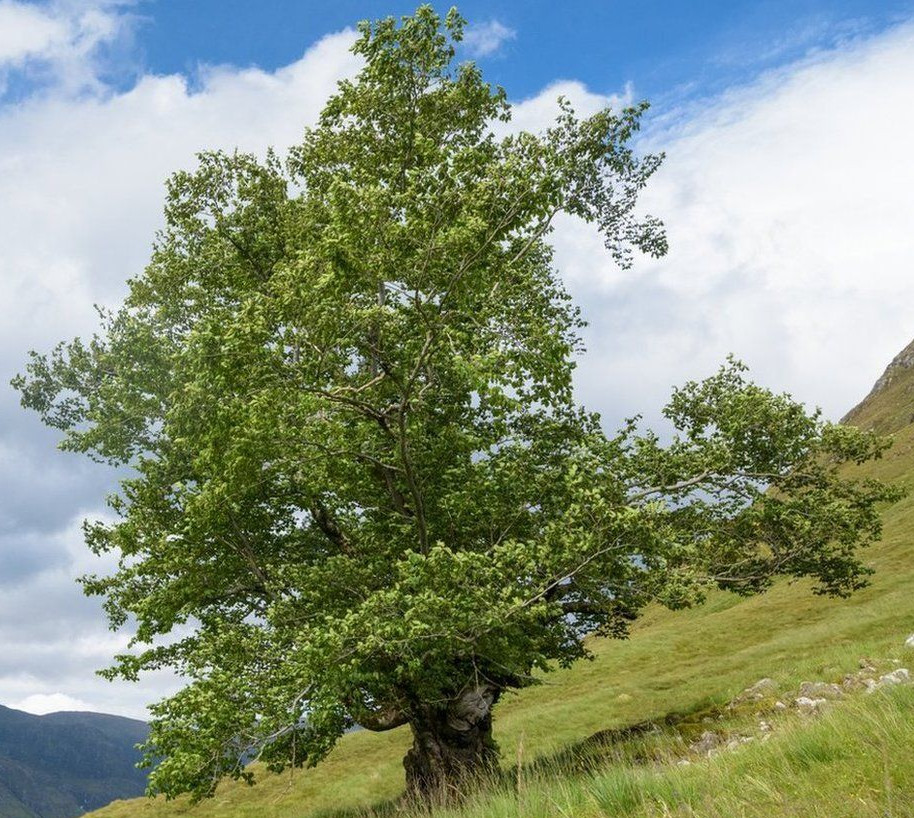
//> input picture dataset/01.jpg, 914 x 818 px
$ ./main_features_   (built with g++ and OpenCV 4)
//> lines starting //> are read from the running program, lines starting //| are printed output that depends on the picture
#include <vector>
#include <iostream>
#include <string>

#include <opencv2/opencv.hpp>
#include <opencv2/xfeatures2d.hpp>

using namespace std;
using namespace cv;

int canny_threshold;

Mat src;
vector<KeyPoint> kp;
Mat desc;
int flag = 1;

void onChange(int, void* info) {
    Mat img = *(Mat *) info;
    blur( img, img, Size(3,3) );

    Mat hsv_channels[3];
    cvtColor(img, img, COLOR_RGB2HSV);
    cv::split( img, hsv_channels );
    img = hsv_channels[2];

    if (canny_threshold<1) canny_threshold = 1;
    /// Canny detector
    Canny(img, img, canny_threshold,
          canny_threshold * 3, 3 );

    Ptr<Feature2D> f2d;
    f2d = xfeatures2d::SIFT::create();
    vector<KeyPoint> keypoints;
    Mat descriptors;
    f2d->detectAndCompute(img, Mat(), keypoints, descriptors);


    Mat hsv2_channels[3];
    if (flag) {
        cvtColor(src, src, COLOR_RGB2HSV);
        flag=0;
    }
    cv::split( src, hsv2_channels );
    Mat source = hsv2_channels[2];

    Canny(source, source, canny_threshold,
          canny_threshold * 3, 3 );
    f2d->detectAndCompute(source, Mat(), kp, desc);

    BFMatcher matcher = BFMatcher(NORM_L2);

    vector<DMatch> matches;
    matcher.match(descriptors, desc, matches);

    vector<Point2f> obj, scene;
    for (int j = 0; j < matches.size(); j++) {
        obj.push_back(keypoints[matches[j].queryIdx].pt);
        scene.push_back(kp[matches[j].trainIdx].pt);
    }
    Mat mask;
    findHomography(obj, scene, RANSAC, 2, mask);

    vector<DMatch> good_matches;

    for (int j = 0; j < matches.size(); j++) {
        if ((unsigned int) mask.at<uchar>(j)) {
            good_matches.push_back(matches[j]);
        }
    }

    Mat out;
    drawMatches(img, keypoints, source, kp, good_matches, out);

    while(out.rows>1000 || out.cols>1500)
        resize(out, out, Size(out.cols / 2, out.rows / 2));

    imshow("temp", out);
}

int main(int argc, const char* argv[])
{
    src = imread("../Benchmark_step_1/Figure2.jpg");
//> Figure2.jpg cannot be read in this run, so this picture is empty
    canny_threshold = 24;

    for (int i=1; i<10; i++) {
        Mat img;
        img = imread("../dataset/0" + to_string(i) + ".jpg");
//> img is the input picture: 818 rows x 914 cols, CV_8UC3; mean B, G, R 121.6, 145.3, 132.8
        if (img.empty())
            img = imread("../dataset/0" + to_string(i) + ".jpeg");
        while(img.rows>1000 || img.cols>1500)
            resize(img, img, Size(img.cols / 2, img.rows / 2));


        namedWindow("temp", WINDOW_AUTOSIZE);

        createTrackbar("canny thr", "temp", &canny_threshold, 256, onChange, &img);

        onChange(0, &img);
//> in onChange, `cvtColor(img, img, COLOR_RGB2HSV);`: img: 818 rows x 914 cols, CV_8UC3; mean H, S, V 57, 98.2, 154
//> in onChange, `cv::split( img, hsv_channels );`:
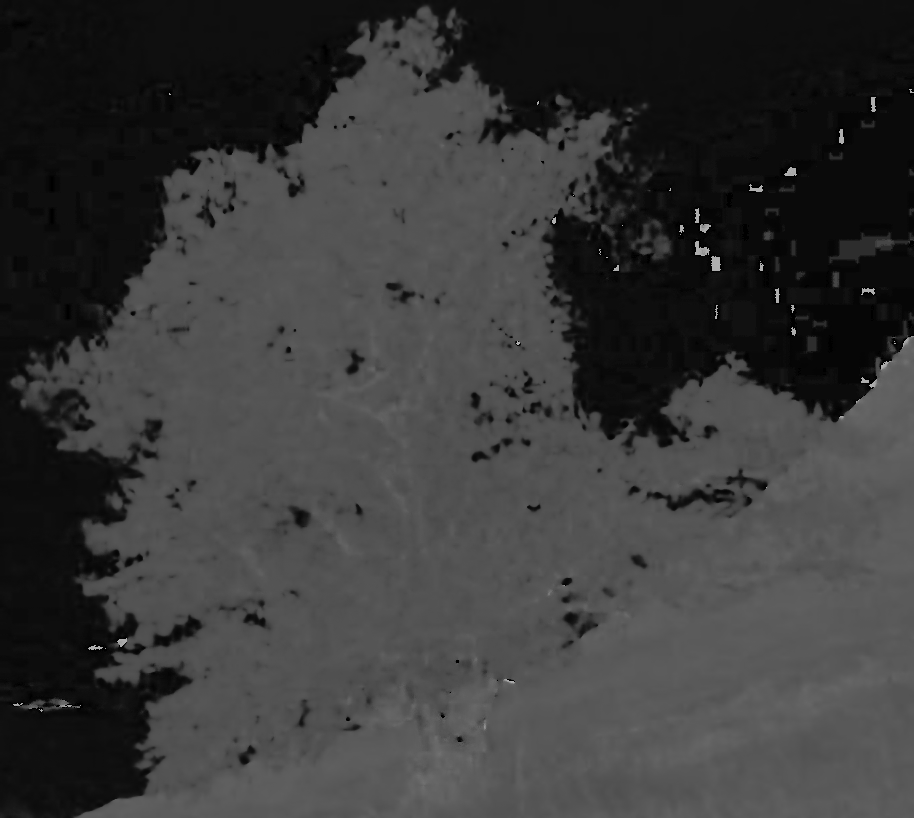
//> hsv_channels[0]: 818 rows x 914 cols, CV_8UC1; min 0, max 178, mean 57
//> in onChange, `cv::split( img, hsv_channels );`:
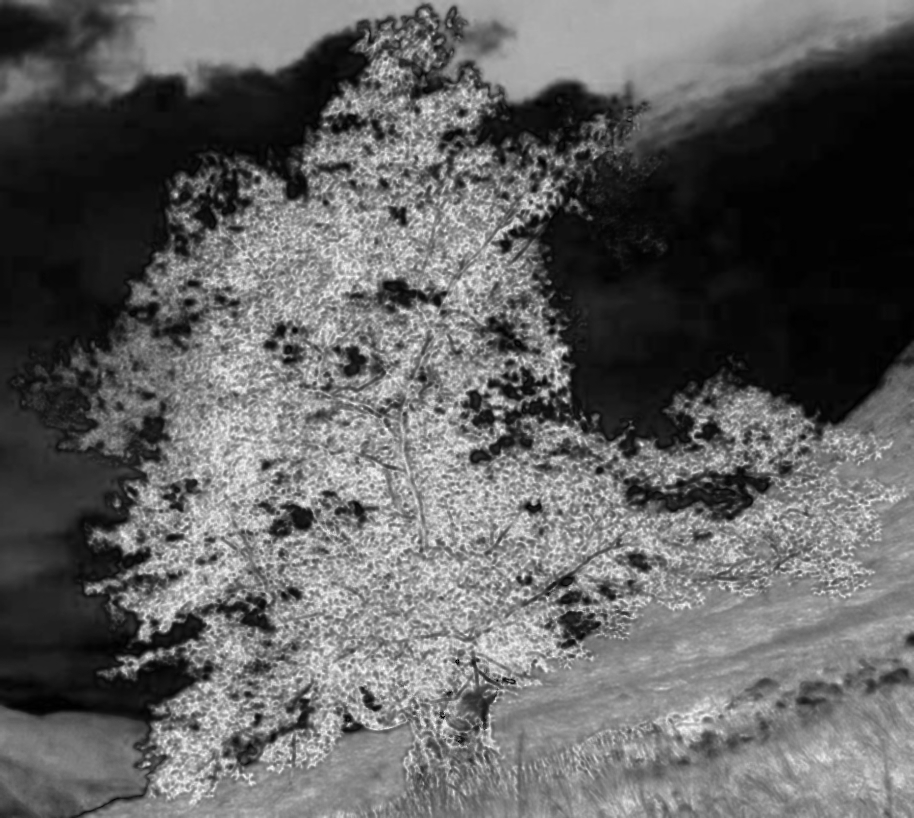
//> hsv_channels[1]: 818 rows x 914 cols, CV_8UC1; min 0, max 255, mean 98.2
//> in onChange, `cv::split( img, hsv_channels );`:
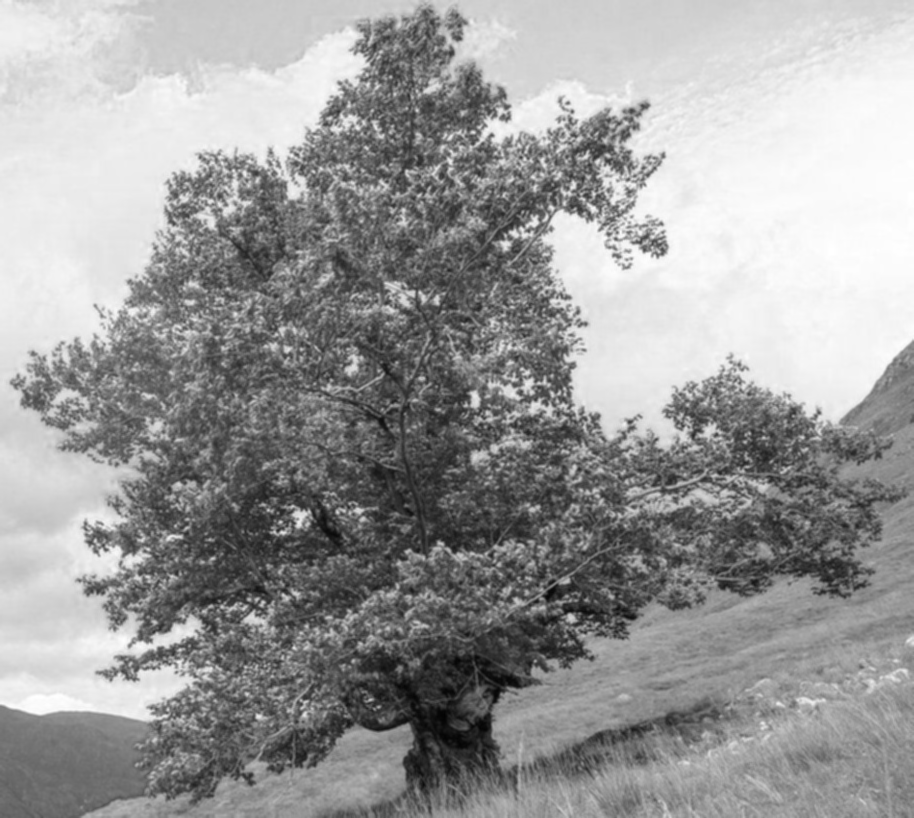
//> hsv_channels[2]: 818 rows x 914 cols, CV_8UC1; min 2, max 255, mean 154
//> in onChange, `Canny(img, img, canny_threshold, canny_threshold * 3, 3 );`:
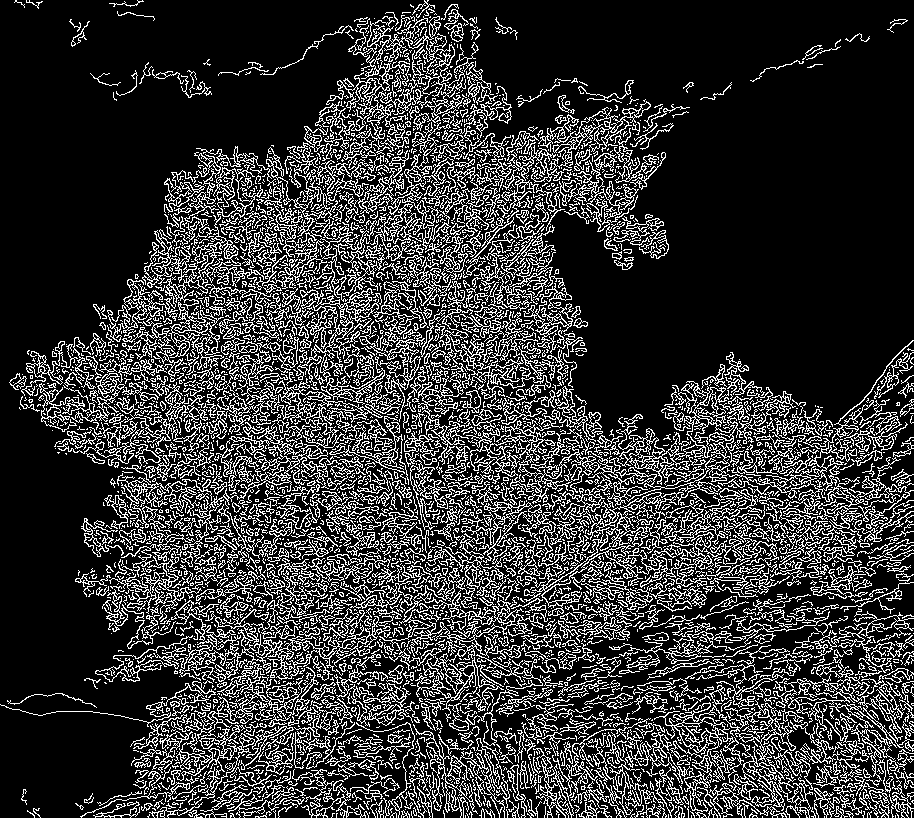
//> img: 818 rows x 914 cols, CV_8UC1; 21% white in thin lines or dots
//> in onChange, `f2d->detectAndCompute(img, Mat(), keypoints, descriptors);`: keypoints = 9027 keypoints; strongest (x, y, size): (520, 105, 1.8), (183, 590, 1.8), (822, 569, 1.8), (420, 250, 1.9)
//> (the run ends here: the program stops with an error, at `cvtColor(src, src, COLOR_RGB2HSV);`)
